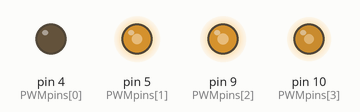
Recording of a sketch running on a simulated Arduino Uno, built with avr-gcc and run on an emulated ATmega328P. Shown: output pins drawn as LEDs (lit = HIGH).

Above: at 0.15 s.
At 5.11 s:
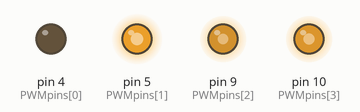
At 10.38 s:
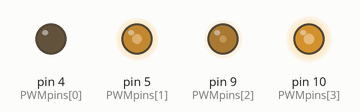
At 20.91 s:
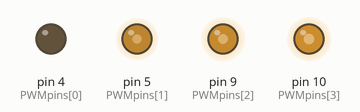
At 29.28 s:
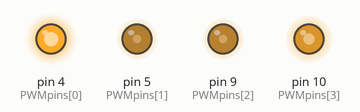
At 39.81 s:
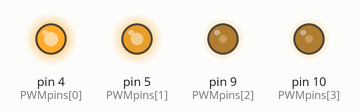
Timing chart, 0 to 40.0 s (numbered marks = the images above):
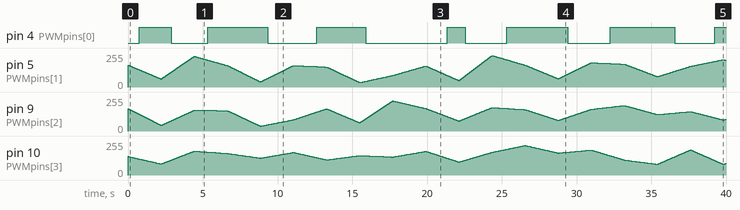

Measured:
- by itself, pin 4 (PWMpins[0]): LOW → HIGH at 0.75 s, → LOW 2.1 s later, → HIGH 2.4 s later, → LOW 4.0 s later, … (13 changes in this stretch)

The sketch:

perlin_lamp.ino
```cpp
/* Code based on perlin function in this source
 kasperkamperman.com 16-09-2012

 written as a birthday gift for Stephanie Brunner 9/28/2013
 by Jakob Marsico
 */


unsigned long currentTime;     // for time measuring purposes
unsigned long passedTime;     // for time measuring purposes
unsigned long longestTime = 0; // for time measuring purposes

float perlinTimeInc      = 0.01;
float perlinXInc         = 0.1;
float perlinTimePosition;
int mappedVal= 0;
int minVal = 30;
int PWMpins[] = {4,5,9,10};     //array to hold pin locations (these are the PWM pins uses on teensey)


void setup(){
  Serial.begin(9600);

  pinMode(10, OUTPUT);
}

void loop(){
  currentTime = micros(); // store current time

  for(byte i=0;i< 5;i++)
  {
      float x = float(i)*perlinXInc;               // input for x value in the renderNoise function
      byte val = renderNoise(x, perlinTimePosition+i*i);   //render the noise... i*i to get noise further in time position
      mappedVal=map(val,0,255, minVal, 255);   //map the value so it doesn't hit zero
      analogWrite(PWMpins[i],mappedVal);       //light the LED
  }


  perlinTimePosition = perlinTimePosition + perlinTimeInc;   // go a step further in time (input for y function in perlin noise)
  passedTime = micros()-currentTime;          // calculate the time the whole calculation took
  if(passedTime>longestTime) longestTime = passedTime;            // because times will variate, remember the maximum time it took
  delay(20);          //give processor a break
}


//***************** noise functions ***************************

// returns a value between 0 - 255 for lights
byte renderNoise(float x, float y)
{
  float noise;

  // 2 octaves
  //noise = perlin_function(x,y) + perlin_function(x*2,y*2);

  noise = perlin_function(x,y); // gives noise in the range of -1 to +1
  noise = noise *128+127;       // scale to a number between 0 - 255

  return (byte) noise;
}


float perlin_function(float x, float y)
{
  int fx = floor(x);
  int fy = floor(y);

  float s,t,u,v;
  s=perlin_noise_2d(fx,fy);
  t=perlin_noise_2d(fx+1,fy);
  u=perlin_noise_2d(fx,fy+1);
  v=perlin_noise_2d(fx+1,fy+1);

  float inter1 = lerp(s,t,x-fx);
  float inter2 = lerp(u,v,x-fx);

  return lerp(inter1,inter2,y-fy);
}

float perlin_noise_2d(int x, int y) {
  long n=(long)x+(long)y*57;
  n = (n<<13)^ n;
  return 1.0 - (((n *(n * n * 15731L + 789221L) + 1376312589L)  & 0x7fffffff) / 1073741824.0);
}

float lerp(float a, float b, float x)
{
  return a + x * (b - a);
}
```
